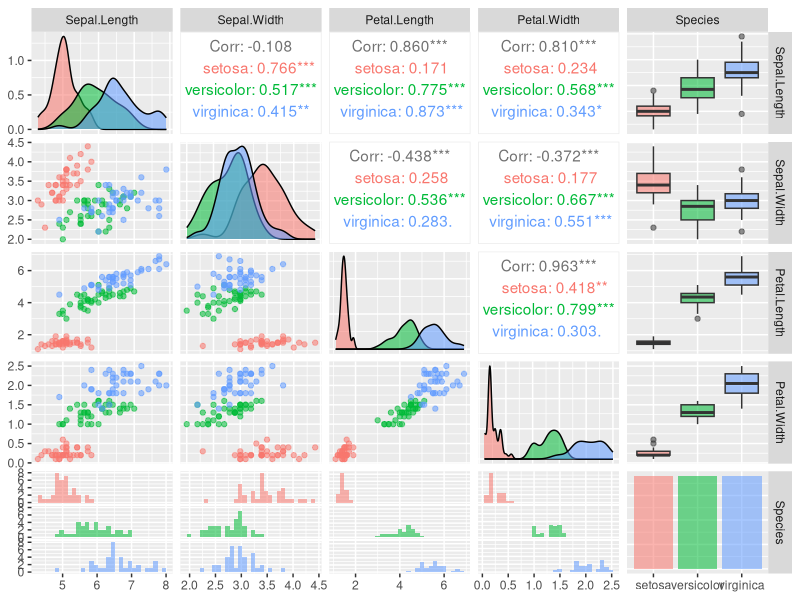

This figure's R source:
dataset = iris

summary(dataset)
View(datset)
library(caTools)
library(ggplot2)
library(GGally)
library(e1071)

split=sample.split(dataset$Species,SplitRatio = 0.75)
training_set=subset(dataset,split==TRUE)
testing_set=subset(dataset,split==FALSE)
View(training_set)
View(testing_set)

#scatterplot
ggpairs(training_set,ggplot2::aes(colour=Species,alpha=0.4))

#scaling train and test dataset
training_set[,1:4]=scale(training_set[,1:4])
testing_set[,1:4]=scale(testing_set[,1:4])

#classifying model
classifier1 = svm(formula = Species~.,
                  data = training_set,
                  type = 'C-classification',
                  kernel='radial')

#prediction
pred1 = predict(classifier1, type = 'response',
                newdata = testing_set)

#accuracy
cm1=table(testing_set[,5],pred1)
View(cm1)
